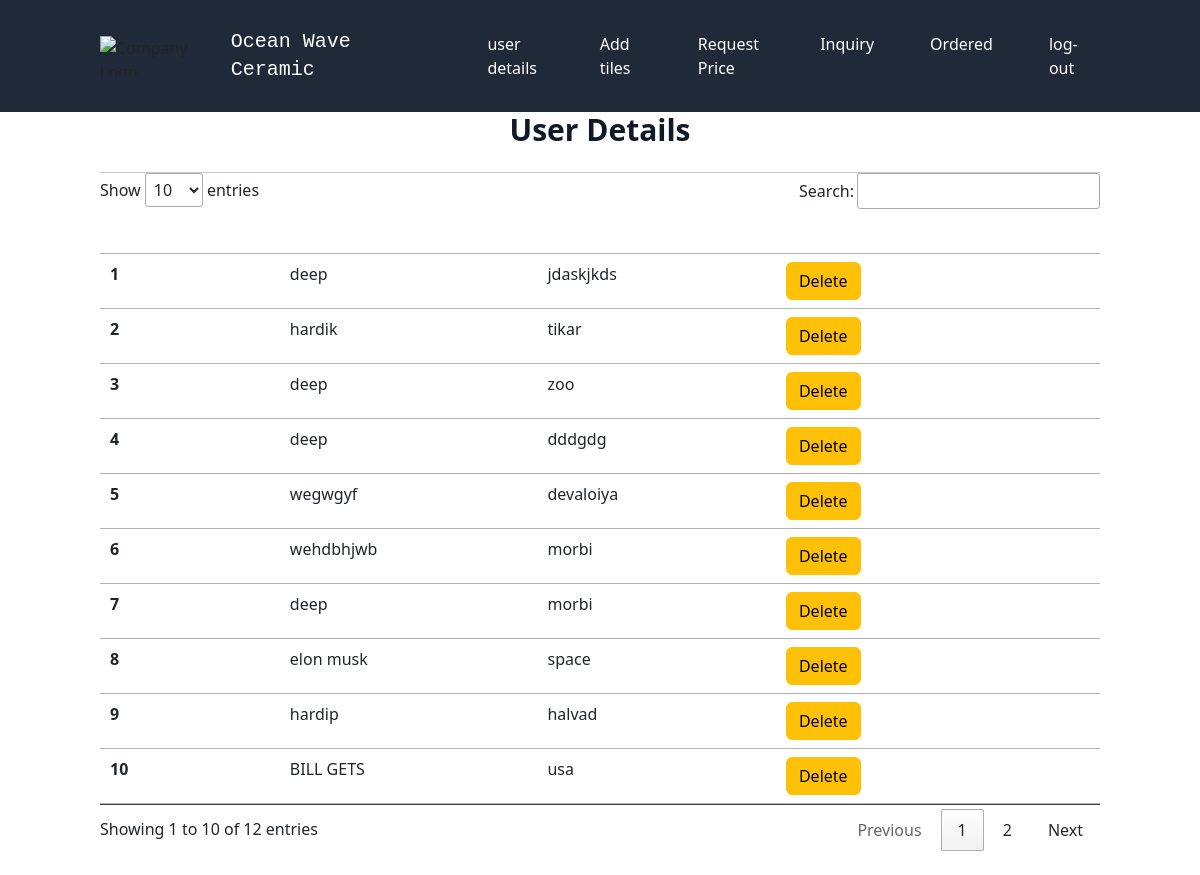
/admin.php (signed in), run on the app's committed database.
### tables this page shows
CREATE TABLE `users` (
  `no` int(11) NOT NULL,
  `name` varchar(50) NOT NULL,
  `email` varchar(50) NOT NULL,
  `address` varchar(55) NOT NULL,
  `mobile` varchar(10) NOT NULL,
  `password` varchar(50) NOT NULL
);

### admin.php (the view, shortened to what this page needs)
<!DOCTYPE html>
<html lang="en">
<head>
    <link rel="stylesheet" href="//cdn.datatables.net/1.10.20/css/jquery.dataTables.min.css">
    <link href="https://cdn.jsdelivr.net/npm/bootstrap@5.3.0-alpha1/dist/css/bootstrap.min.css" rel="stylesheet">
    <link href="https://cdn.jsdelivr.net/npm/tailwindcss@2.2.19/dist/tailwind.min.css" rel="stylesheet">
    <link rel="stylesheet" href="https://cdnjs.cloudflare.com/ajax/libs/font-awesome/6.0.0-beta3/css/all.min.css">
</head>
<body>
  <html lang="en">
  <head>
  </head>
  <body>
<nav class="bg-gray-800 p-4">
        <div class="container mx-auto flex justify-between items-center">
            <div class="flex items-center">
                <img src="img/abstract-circle-wave-logo-png-image-11.png" alt="Company Logo" class="h-10 mr-5"><p class="text-white text-xl font-mono hover:text-aqua">Ocean Wave Ceramic</p>
            </div>
            <div class="hidden md:flex space-x-6 text-white">
                <a href="#home" class="hover:bg-gray-700 px-3 py-2 rounded"></a>
                <a href="admin.php" class="hover:bg-gray-700 px-3 py-2 rounded">user details</a>
                <a href="form.php" class="hover:bg-gray-700 px-3 py-2 rounded">Add tiles</a>
                <a href="req-admin.php" class="hover:bg-gray-700 px-3 py-2 rounded">Request Price</a>
                <a href="inquiry-admin.php" class="hover:bg-gray-700 px-3 py-2 rounded">Inquiry</a>
                <a href="order-admin.php" class="hover:bg-gray-700 px-3 py-2 rounded">Ordered</a>
                <?php
  echo "<a href='logout.php' class='hover:bg-gray-700 px-3 py-2 rounded '>log-out</a>";
  ?>
            </div>
        </div>
    </nav>
    </body>
    </html>
<h2 class="text-3xl font-extrabold mb-6 text-gray-900 text-center">User Details</h2>
<div class="container my-4" >
  <table class="table " id="myTable">
    <hr>
    <thead>
      <tr>
        <th scope="col" style="color:white;">S.NO</th>
        <th scope="col" style="color:white;" >Name</th>
        <th scope="col" style="color:white;">Address</th>
        <th scope="col" style="color:white;">Delete users</th>
      </tr>
    </thead>
    <tbody>
    <?php
    $conn = mysqli_connect("localhost","root","","project");
        $sql = "SELECT * FROM `users`";
        $result = mysqli_query($conn, $sql);
        $sno=0;
        while($row = mysqli_fetch_assoc($result)){
          $sno=$sno+1;
            $id = $row['no'];
            $name = $row['name'];
            $address = $row['address'];
          echo '<tr>
          <th scope="row">'. $sno . '</th>
          <td>'. $name. '</td>
          <td>'. $address. '</td>
          <td> <a href="admin.php? id='.$id.
           '" class="btn btn-warning">Delete</a> </td>
          </tr>';
        }
        ?>
         </tbody>
    </table>
  </div>
</body>
</html>

### admin.php (style rules this page uses)
.table { color: black; background: rgb(97, 93, 88); }
#myTable { background:; background-color: rgb(97, 93, 88) ; }

### data on the page
users: name "deep", address "jdaskjkds"
users: name "hardik", address "tikar"
users: name "deep", address "zoo"
users: name "deep", address "dddgdg"
users: name "wegwgyf", address "devaloiya"
users: name "wehdbhjwb", address "morbi"
users: name "deep", address "morbi"
users: name "elon musk", address "space"
users: name "hardip", address "halvad"
users: name "BILL GETS", address "usa"
